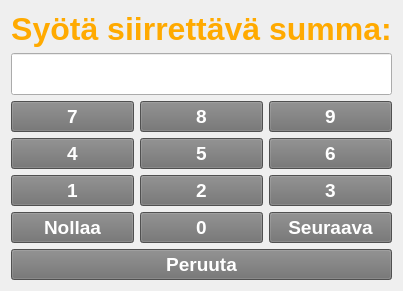
     <widget class="QWidget" name="amountInsertPage">
      <layout class="QGridLayout" name="gridLayout_2">
       <item row="0" column="0" colspan="3">
        <widget class="QLabel" name="amountInsertHeaderLabel">
         <property name="font">
          <font>
           <pointsize>24</pointsize>
           <weight>75</weight>
           <bold>true</bold>
          </font>
         </property>
         <property name="styleSheet">
          <string notr="true">color: rgb(255, 170, 0);</string>
         </property>
         <property name="text">
          <string>Syötä siirrettävä summa:</string>
         </property>
         <property name="alignment">
          <set>Qt::AlignCenter</set>
         </property>
        </widget>
       </item>
       <item row="1" column="0" colspan="3">
        <widget class="QLineEdit" name="amountInsertLineEdit">
         <property name="sizePolicy">
          <sizepolicy hsizetype="Preferred" vsizetype="Preferred">
           <horstretch>0</horstretch>
           <verstretch>0</verstretch>
          </sizepolicy>
         </property>
         <property name="font">
          <font>
           <pointsize>22</pointsize>
           <weight>75</weight>
           <bold>true</bold>
          </font>
         </property>
         <property name="styleSheet">
          <string notr="true">color: rgb(255, 255, 255);</string>
         </property>
         <property name="maxLength">
          <number>10</number>
         </property>
         <property name="echoMode">
          <enum>QLineEdit::Normal</enum>
         </property>
         <property name="alignment">
          <set>Qt::AlignCenter</set>
         </property>
        </widget>
       </item>
       <item row="2" column="0">
        <widget class="QPushButton" name="amountInsertButton7">
         <property name="sizePolicy">
          <sizepolicy hsizetype="Preferred" vsizetype="Preferred">
           <horstretch>0</horstretch>
           <verstretch>0</verstretch>
          </sizepolicy>
         </property>
         <property name="font">
          <font>
           <pointsize>14</pointsize>
           <weight>75</weight>
           <bold>true</bold>
          </font>
         </property>
         <property name="styleSheet">
          <string notr="true">background-color: rgb(112, 112, 112);
color: rgb(255, 255, 255);</string>
         </property>
         <property name="text">
          <string>7</string>
         </property>
        </widget>
       </item>
       <item row="2" column="1">
        <widget class="QPushButton" name="amountInsertButton8">
         <property name="sizePolicy">
          <sizepolicy hsizetype="Preferred" vsizetype="Preferred">
           <horstretch>0</horstretch>
           <verstretch>0</verstretch>
          </sizepolicy>
         </property>
         <property name="font">
          <font>
           <pointsize>14</pointsize>
           <weight>75</weight>
           <bold>true</bold>
          </font>
         </property>
         <property name="styleSheet">
          <string notr="true">background-color: rgb(112, 112, 112);
color: rgb(255, 255, 255);</string>
         </property>
         <property name="text">
          <string>8</string>
         </property>
        </widget>
       </item>
       <item row="2" column="2">
        <widget class="QPushButton" name="amountInsertButton9">
         <property name="sizePolicy">
          <sizepolicy hsizetype="Preferred" vsizetype="Preferred">
           <horstretch>0</horstretch>
           <verstretch>0</verstretch>
          </sizepolicy>
         </property>
         <property name="font">
          <font>
           <pointsize>14</pointsize>
           <weight>75</weight>
           <bold>true</bold>
          </font>
         </property>
         <property name="styleSheet">
          <string notr="true">background-color: rgb(112, 112, 112);
color: rgb(255, 255, 255);</string>
         </property>
         <property name="text">
          <string>9</string>
         </property>
        </widget>
       </item>
       <item row="3" column="0">
        <widget class="QPushButton" name="amountInsertButton4">
         <property name="sizePolicy">
          <sizepolicy hsizetype="Preferred" vsizetype="Preferred">
           <horstretch>0</horstretch>
           <verstretch>0</verstretch>
          </sizepolicy>
         </property>
         <property name="font">
          <font>
           <pointsize>14</pointsize>
           <weight>75</weight>
           <bold>true</bold>
          </font>
         </property>
         <property name="styleSheet">
          <string notr="true">background-color: rgb(112, 112, 112);
color: rgb(255, 255, 255);</string>
         </property>
         <property name="text">
          <string>4</string>
         </property>
        </widget>
       </item>
       <item row="3" column="1">
        <widget class="QPushButton" name="amountInsertButton5">
         <property name="sizePolicy">
          <sizepolicy hsizetype="Preferred" vsizetype="Preferred">
           <horstretch>0</horstretch>
           <verstretch>0</verstretch>
          </sizepolicy>
         </property>
         <property name="font">
          <font>
           <pointsize>14</pointsize>
           <weight>75</weight>
           <bold>true</bold>
          </font>
         </property>
         <property name="styleSheet">
          <string notr="true">background-color: rgb(112, 112, 112);
color: rgb(255, 255, 255);</string>
         </property>
         <property name="text">
          <string>5</string>
         </property>
        </widget>
       </item>
       <item row="3" column="2">
        <widget class="QPushButton" name="amountInsertButton6">
         <property name="sizePolicy">
          <sizepolicy hsizetype="Preferred" vsizetype="Preferred">
           <horstretch>0</horstretch>
           <verstretch>0</verstretch>
          </sizepolicy>
         </property>
         <property name="font">
          <font>
           <pointsize>14</pointsize>
           <weight>75</weight>
           <bold>true</bold>
          </font>
         </property>
         <property name="styleSheet">
          <string notr="true">background-color: rgb(112, 112, 112);
color: rgb(255, 255, 255);</string>
         </property>
         <property name="text">
          <string>6</string>
         </property>
        </widget>
       </item>
       <item row="4" column="0">
        <widget class="QPushButton" name="amountInsertButton1">
         <property name="sizePolicy">
          <sizepolicy hsizetype="Preferred" vsizetype="Preferred">
           <horstretch>0</horstretch>
           <verstretch>0</verstretch>
          </sizepolicy>
         </property>
         <property name="font">
          <font>
           <pointsize>14</pointsize>
           <weight>75</weight>
           <bold>true</bold>
          </font>
         </property>
         <property name="styleSheet">
          <string notr="true">background-color: rgb(112, 112, 112);
color: rgb(255, 255, 255);</string>
         </property>
         <property name="text">
          <string>1</string>
         </property>
        </widget>
       </item>
       <item row="4" column="1">
        <widget class="QPushButton" name="amountInsertButton2">
         <property name="sizePolicy">
          <sizepolicy hsizetype="Preferred" vsizetype="Preferred">
           <horstretch>0</horstretch>
           <verstretch>0</verstretch>
          </sizepolicy>
         </property>
         <property name="font">
          <font>
           <pointsize>14</pointsize>
           <weight>75</weight>
           <bold>true</bold>
          </font>
         </property>
         <property name="styleSheet">
          <string notr="true">background-color: rgb(112, 112, 112);
color: rgb(255, 255, 255);</string>
         </property>
         <property name="text">
          <string>2</string>
         </property>
        </widget>
       </item>
       <item row="4" column="2">
        <widget class="QPushButton" name="amountInsertButton3">
         <property name="sizePolicy">
          <sizepolicy hsizetype="Preferred" vsizetype="Preferred">
           <horstretch>0</horstretch>
           <verstretch>0</verstretch>
          </sizepolicy>
         </property>
         <property name="font">
          <font>
           <pointsize>14</pointsize>
           <weight>75</weight>
           <bold>true</bold>
          </font>
         </property>
         <property name="styleSheet">
          <string notr="true">background-color: rgb(112, 112, 112);
color: rgb(255, 255, 255);</string>
         </property>
         <property name="text">
          <string>3</string>
         </property>
        </widget>
       </item>
       <item row="5" column="0">
        <widget class="QPushButton" name="amountInsertClearButton">
         <property name="sizePolicy">
          <sizepolicy hsizetype="Preferred" vsizetype="Preferred">
           <horstretch>0</horstretch>
           <verstretch>0</verstretch>
          </sizepolicy>
         </property>
         <property name="font">
          <font>
           <pointsize>14</pointsize>
           <weight>75</weight>
           <bold>true</bold>
          </font>
         </property>
         <property name="styleSheet">
          <string notr="true">background-color: rgb(112, 112, 112);
color: rgb(255, 255, 255);</string>
         </property>
         <property name="text">
          <string>Nollaa</string>
         </property>
        </widget>
       </item>
       <item row="5" column="1">
        <widget class="QPushButton" name="amountInsertButton0">
         <property name="sizePolicy">
          <sizepolicy hsizetype="Preferred" vsizetype="Preferred">
           <horstretch>0</horstretch>
           <verstretch>0</verstretch>
          </sizepolicy>
         </property>
         <property name="font">
          <font>
           <pointsize>14</pointsize>
           <weight>75</weight>
           <bold>true</bold>
          </font>
         </property>
         <property name="styleSheet">
          <string notr="true">background-color: rgb(112, 112, 112);
color: rgb(255, 255, 255);</string>
         </property>
         <property name="text">
          <string>0</string>
         </property>
        </widget>
       </item>
       <item row="5" column="2">
        <widget class="QPushButton" name="amountInsertNextButton">
         <property name="sizePolicy">
          <sizepolicy hsizetype="Preferred" vsizetype="Preferred">
           <horstretch>0</horstretch>
           <verstretch>0</verstretch>
          </sizepolicy>
         </property>
         <property name="font">
          <font>
           <pointsize>14</pointsize>
           <weight>75</weight>
           <bold>true</bold>
          </font>
         </property>
         <property name="styleSheet">
          <string notr="true">background-color: rgb(112, 112, 112);
color: rgb(255, 255, 255);</string>
         </property>
         <property name="text">
          <string>Seuraava</string>
         </property>
        </widget>
       </item>
       <item row="6" column="0" colspan="3">
        <widget class="QPushButton" name="amountInsertCancelButton">
         <property name="sizePolicy">
          <sizepolicy hsizetype="Preferred" vsizetype="Preferred">
           <horstretch>0</horstretch>
           <verstretch>0</verstretch>
          </sizepolicy>
         </property>
         <property name="font">
          <font>
           <pointsize>14</pointsize>
           <weight>75</weight>
           <bold>true</bold>
          </font>
         </property>
         <property name="styleSheet">
          <string notr="true">background-color: rgb(112, 112, 112);
color: rgb(255, 255, 255);</string>
         </property>
         <property name="text">
          <string>Peruuta</string>
         </property>
        </widget>
       </item>
      </layout>
     </widget>
